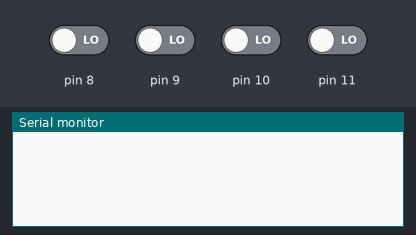
Simulated run of this sketch. Board: Arduino Uno, built with avr-gcc and run on an emulated ATmega328P. Shown: the last lines printed to the serial monitor. The inputs (shaded band) are chosen by the test bench; at power-on: pin 8–11 LOW.

Above: at 2.8 s.
2.9 s: pin 8 driven HIGH
At 3.8 s:
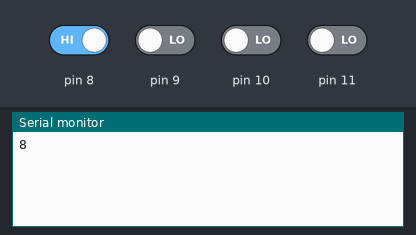
5.5 s: pin 9 driven HIGH
At 6.6 s:
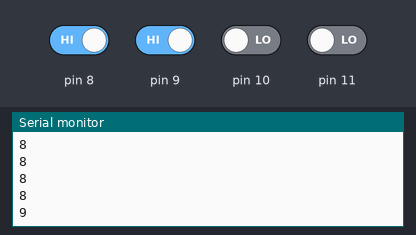
7.0 s: pin 10 driven HIGH
At 7.5 s:
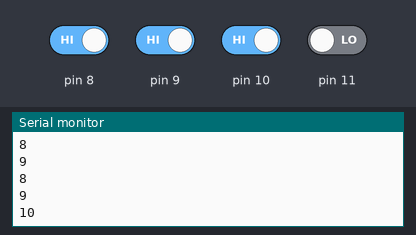
8.5 s: pin 11 driven HIGH
At 9.8 s:
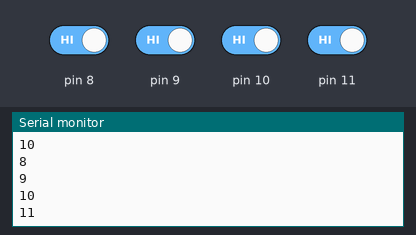
Timing chart, 0 to 11.0 s (numbered marks = the images above; inputs shaded):
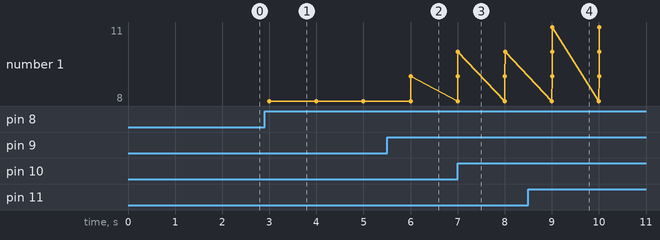

Measured:
- after the input at 2.9 s, the serial monitor: prints a new line after 0.10 s (image 1)
- after the input at 5.5 s, the serial monitor: prints a new line after 0.50 s (image 2)
- after the input at 7.0 s, the serial monitor: prints a new line at once (image 3)
- after the input at 8.5 s, the serial monitor: prints a new line after 0.51 s (image 4)
- plotted number 1: 8 → 9 after the input at 5.5 s, 9 → 10 after the input at 7.0 s, 10 → 11 after the input at 8.5 s

The sketch:

tip_sensor.ino
```cpp
void setup(){
  pinMode(8, INPUT);
  pinMode(9, INPUT);
  pinMode(10, INPUT);
  pinMode(11, INPUT);
  Serial.begin(9600);
}
void loop(){
 if (digitalRead(8)){
   Serial.println("8");
 }
 if (digitalRead(9)){
   Serial.println("9");
 }
 if (digitalRead(10)){
   Serial.println("10");
 }
 if (digitalRead(11)){
   Serial.println("11");
 }
 delay(1000);
}
```
